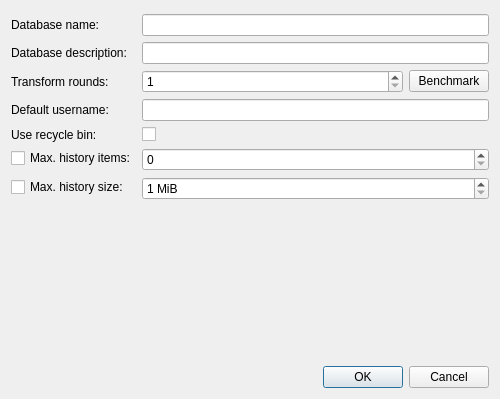
<?xml version="1.0" encoding="UTF-8"?>
<ui version="4.0">
 <class>DatabaseSettingsWidget</class>
 <widget class="QWidget" name="DatabaseSettingsWidget">
  <property name="geometry">
   <rect>
    <x>0</x>
    <y>0</y>
    <width>500</width>
    <height>399</height>
   </rect>
  </property>
  <property name="windowTitle">
   <string>Form</string>
  </property>
  <layout class="QVBoxLayout" name="verticalLayout">
   <item>
    <spacer name="verticalSpacer_2">
     <property name="orientation">
      <enum>Qt::Vertical</enum>
     </property>
     <property name="sizeType">
      <enum>QSizePolicy::Fixed</enum>
     </property>
     <property name="sizeHint" stdset="0">
      <size>
       <width>1</width>
       <height>3</height>
      </size>
     </property>
    </spacer>
   </item>
   <item>
    <layout class="QFormLayout" name="formLayout">
     <item row="1" column="0">
      <widget class="QLabel" name="dbNameLabel">
       <property name="text">
        <string>Database name:</string>
       </property>
      </widget>
     </item>
     <item row="1" column="1">
      <widget class="QLineEdit" name="dbNameEdit"/>
     </item>
     <item row="2" column="0">
      <widget class="QLabel" name="dbDescriptionLabel">
       <property name="text">
        <string>Database description:</string>
       </property>
      </widget>
     </item>
     <item row="2" column="1">
      <widget class="QLineEdit" name="dbDescriptionEdit"/>
     </item>
     <item row="3" column="0">
      <widget class="QLabel" name="transformRoundsLabel">
       <property name="text">
        <string>Transform rounds:</string>
       </property>
      </widget>
     </item>
     <item row="4" column="0">
      <widget class="QLabel" name="defaultUsernameLabel">
       <property name="text">
        <string>Default username:</string>
       </property>
      </widget>
     </item>
     <item row="4" column="1">
      <widget class="QLineEdit" name="defaultUsernameEdit">
       <property name="enabled">
        <bool>true</bool>
       </property>
      </widget>
     </item>
     <item row="5" column="0">
      <widget class="QLabel" name="label">
       <property name="text">
        <string>Use recycle bin:</string>
       </property>
      </widget>
     </item>
     <item row="7" column="1">
      <layout class="QHBoxLayout" name="horizontalLayout">
       <item>
        <widget class="QSpinBox" name="historyMaxSizeSpinBox">
         <property name="sizePolicy">
          <sizepolicy hsizetype="Expanding" vsizetype="Fixed">
           <horstretch>0</horstretch>
           <verstretch>0</verstretch>
          </sizepolicy>
         </property>
         <property name="suffix">
          <string> MiB</string>
         </property>
         <property name="minimum">
          <number>1</number>
         </property>
         <property name="maximum">
          <number>2000000000</number>
         </property>
        </widget>
       </item>
      </layout>
     </item>
     <item row="6" column="1">
      <layout class="QHBoxLayout" name="horizontalLayout_2">
       <item>
        <widget class="QSpinBox" name="historyMaxItemsSpinBox">
         <property name="sizePolicy">
          <sizepolicy hsizetype="Expanding" vsizetype="Fixed">
           <horstretch>0</horstretch>
           <verstretch>0</verstretch>
          </sizepolicy>
         </property>
         <property name="maximum">
          <number>2000000000</number>
         </property>
        </widget>
       </item>
      </layout>
     </item>
     <item row="3" column="1">
      <layout class="QHBoxLayout" name="horizontalLayout_3">
       <item>
        <widget class="QSpinBox" name="transformRoundsSpinBox">
         <property name="sizePolicy">
          <sizepolicy hsizetype="Expanding" vsizetype="Fixed">
           <horstretch>0</horstretch>
           <verstretch>0</verstretch>
          </sizepolicy>
         </property>
         <property name="minimum">
          <number>1</number>
         </property>
         <property name="maximum">
          <number>1000000000</number>
         </property>
        </widget>
       </item>
       <item>
        <widget class="QPushButton" name="transformBenchmarkButton">
         <property name="text">
          <string>Benchmark</string>
         </property>
        </widget>
       </item>
      </layout>
     </item>
     <item row="6" column="0">
      <widget class="QCheckBox" name="historyMaxItemsCheckBox">
       <property name="text">
        <string>Max. history items:</string>
       </property>
      </widget>
     </item>
     <item row="7" column="0">
      <widget class="QCheckBox" name="historyMaxSizeCheckBox">
       <property name="text">
        <string>Max. history size:</string>
       </property>
      </widget>
     </item>
     <item row="5" column="1">
      <widget class="QCheckBox" name="recycleBinEnabledCheckBox"/>
     </item>
    </layout>
   </item>
   <item>
    <spacer name="verticalSpacer">
     <property name="orientation">
      <enum>Qt::Vertical</enum>
     </property>
     <property name="sizeHint" stdset="0">
      <size>
       <width>20</width>
       <height>40</height>
      </size>
     </property>
    </spacer>
   </item>
   <item>
    <widget class="QDialogButtonBox" name="buttonBox">
     <property name="standardButtons">
      <set>QDialogButtonBox::Cancel|QDialogButtonBox::Ok</set>
     </property>
    </widget>
   </item>
  </layout>
 </widget>
 <tabstops>
  <tabstop>dbNameEdit</tabstop>
  <tabstop>dbDescriptionEdit</tabstop>
  <tabstop>defaultUsernameEdit</tabstop>
  <tabstop>recycleBinEnabledCheckBox</tabstop>
  <tabstop>buttonBox</tabstop>
 </tabstops>
 <resources/>
 <connections/>
</ui>
